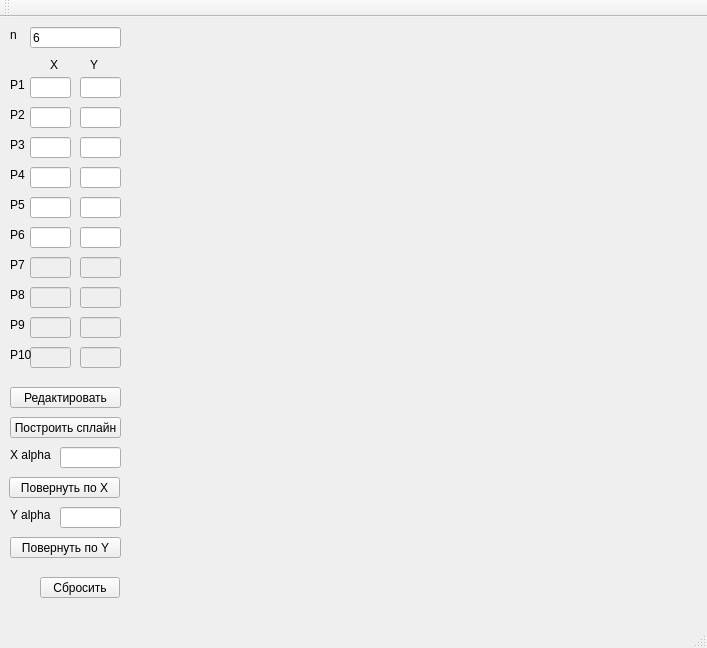
<?xml version="1.0" encoding="UTF-8"?>
<ui version="4.0">
 <class>MainWindow</class>
 <widget class="QMainWindow" name="MainWindow">
  <property name="geometry">
   <rect>
    <x>0</x>
    <y>0</y>
    <width>707</width>
    <height>648</height>
   </rect>
  </property>
  <property name="windowTitle">
   <string>MainWindow</string>
  </property>
  <widget class="QWidget" name="centralWidget">
   <widget class="QLabel" name="label_2">
    <property name="geometry">
     <rect>
      <x>10</x>
      <y>90</y>
      <width>16</width>
      <height>16</height>
     </rect>
    </property>
    <property name="text">
     <string>P2</string>
    </property>
   </widget>
   <widget class="QLabel" name="label_3">
    <property name="geometry">
     <rect>
      <x>10</x>
      <y>120</y>
      <width>16</width>
      <height>16</height>
     </rect>
    </property>
    <property name="text">
     <string>P3</string>
    </property>
   </widget>
   <widget class="QLabel" name="label_4">
    <property name="geometry">
     <rect>
      <x>10</x>
      <y>150</y>
      <width>16</width>
      <height>16</height>
     </rect>
    </property>
    <property name="text">
     <string>P4</string>
    </property>
   </widget>
   <widget class="QLabel" name="label_5">
    <property name="geometry">
     <rect>
      <x>10</x>
      <y>180</y>
      <width>16</width>
      <height>16</height>
     </rect>
    </property>
    <property name="text">
     <string>P5</string>
    </property>
   </widget>
   <widget class="QLabel" name="label_6">
    <property name="geometry">
     <rect>
      <x>10</x>
      <y>210</y>
      <width>16</width>
      <height>16</height>
     </rect>
    </property>
    <property name="text">
     <string>P6</string>
    </property>
   </widget>
   <widget class="QLabel" name="label">
    <property name="geometry">
     <rect>
      <x>10</x>
      <y>60</y>
      <width>16</width>
      <height>16</height>
     </rect>
    </property>
    <property name="text">
     <string>P1</string>
    </property>
   </widget>
   <widget class="QLineEdit" name="p1x">
    <property name="enabled">
     <bool>true</bool>
    </property>
    <property name="geometry">
     <rect>
      <x>30</x>
      <y>60</y>
      <width>41</width>
      <height>21</height>
     </rect>
    </property>
   </widget>
   <widget class="QLineEdit" name="p1y">
    <property name="geometry">
     <rect>
      <x>80</x>
      <y>60</y>
      <width>41</width>
      <height>21</height>
     </rect>
    </property>
   </widget>
   <widget class="QLineEdit" name="p2x">
    <property name="geometry">
     <rect>
      <x>30</x>
      <y>90</y>
      <width>41</width>
      <height>21</height>
     </rect>
    </property>
   </widget>
   <widget class="QLineEdit" name="p2y">
    <property name="geometry">
     <rect>
      <x>80</x>
      <y>90</y>
      <width>41</width>
      <height>21</height>
     </rect>
    </property>
   </widget>
   <widget class="QLineEdit" name="p3x">
    <property name="geometry">
     <rect>
      <x>30</x>
      <y>120</y>
      <width>41</width>
      <height>21</height>
     </rect>
    </property>
   </widget>
   <widget class="QLineEdit" name="p3y">
    <property name="geometry">
     <rect>
      <x>80</x>
      <y>120</y>
      <width>41</width>
      <height>21</height>
     </rect>
    </property>
   </widget>
   <widget class="QLineEdit" name="p4x">
    <property name="geometry">
     <rect>
      <x>30</x>
      <y>150</y>
      <width>41</width>
      <height>21</height>
     </rect>
    </property>
   </widget>
   <widget class="QLineEdit" name="p4y">
    <property name="geometry">
     <rect>
      <x>80</x>
      <y>150</y>
      <width>41</width>
      <height>21</height>
     </rect>
    </property>
   </widget>
   <widget class="QLineEdit" name="p5x">
    <property name="geometry">
     <rect>
      <x>30</x>
      <y>180</y>
      <width>41</width>
      <height>21</height>
     </rect>
    </property>
   </widget>
   <widget class="QLineEdit" name="p5y">
    <property name="geometry">
     <rect>
      <x>80</x>
      <y>180</y>
      <width>41</width>
      <height>21</height>
     </rect>
    </property>
   </widget>
   <widget class="QLineEdit" name="p6x">
    <property name="geometry">
     <rect>
      <x>30</x>
      <y>210</y>
      <width>41</width>
      <height>21</height>
     </rect>
    </property>
   </widget>
   <widget class="QLineEdit" name="p6y">
    <property name="geometry">
     <rect>
      <x>80</x>
      <y>210</y>
      <width>41</width>
      <height>21</height>
     </rect>
    </property>
   </widget>
   <widget class="QLabel" name="label_7">
    <property name="geometry">
     <rect>
      <x>50</x>
      <y>40</y>
      <width>16</width>
      <height>16</height>
     </rect>
    </property>
    <property name="text">
     <string>X</string>
    </property>
   </widget>
   <widget class="QLabel" name="label_8">
    <property name="geometry">
     <rect>
      <x>90</x>
      <y>40</y>
      <width>16</width>
      <height>16</height>
     </rect>
    </property>
    <property name="text">
     <string>Y</string>
    </property>
   </widget>
   <widget class="QLabel" name="label_9">
    <property name="geometry">
     <rect>
      <x>10</x>
      <y>430</y>
      <width>41</width>
      <height>16</height>
     </rect>
    </property>
    <property name="text">
     <string>X alpha</string>
    </property>
   </widget>
   <widget class="QLabel" name="label_10">
    <property name="geometry">
     <rect>
      <x>10</x>
      <y>490</y>
      <width>41</width>
      <height>16</height>
     </rect>
    </property>
    <property name="text">
     <string>Y alpha</string>
    </property>
   </widget>
   <widget class="QLineEdit" name="xalpha">
    <property name="geometry">
     <rect>
      <x>60</x>
      <y>430</y>
      <width>61</width>
      <height>21</height>
     </rect>
    </property>
   </widget>
   <widget class="QLineEdit" name="yalpha">
    <property name="geometry">
     <rect>
      <x>60</x>
      <y>490</y>
      <width>61</width>
      <height>21</height>
     </rect>
    </property>
   </widget>
   <widget class="QPushButton" name="reset">
    <property name="geometry">
     <rect>
      <x>40</x>
      <y>560</y>
      <width>80</width>
      <height>21</height>
     </rect>
    </property>
    <property name="text">
     <string>Сбросить</string>
    </property>
   </widget>
   <widget class="QPushButton" name="createGraph">
    <property name="geometry">
     <rect>
      <x>10</x>
      <y>400</y>
      <width>111</width>
      <height>21</height>
     </rect>
    </property>
    <property name="text">
     <string>Построить сплайн</string>
    </property>
   </widget>
   <widget class="QLineEdit" name="p7y">
    <property name="enabled">
     <bool>false</bool>
    </property>
    <property name="geometry">
     <rect>
      <x>80</x>
      <y>240</y>
      <width>41</width>
      <height>21</height>
     </rect>
    </property>
   </widget>
   <widget class="QLineEdit" name="p8y">
    <property name="enabled">
     <bool>false</bool>
    </property>
    <property name="geometry">
     <rect>
      <x>80</x>
      <y>270</y>
      <width>41</width>
      <height>21</height>
     </rect>
    </property>
   </widget>
   <widget class="QLabel" name="label_11">
    <property name="geometry">
     <rect>
      <x>10</x>
      <y>300</y>
      <width>16</width>
      <height>16</height>
     </rect>
    </property>
    <property name="text">
     <string>P9</string>
    </property>
   </widget>
   <widget class="QLineEdit" name="p8x">
    <property name="enabled">
     <bool>false</bool>
    </property>
    <property name="geometry">
     <rect>
      <x>30</x>
      <y>270</y>
      <width>41</width>
      <height>21</height>
     </rect>
    </property>
   </widget>
   <widget class="QLineEdit" name="p9x">
    <property name="enabled">
     <bool>false</bool>
    </property>
    <property name="geometry">
     <rect>
      <x>30</x>
      <y>300</y>
      <width>41</width>
      <height>21</height>
     </rect>
    </property>
   </widget>
   <widget class="QLabel" name="label_12">
    <property name="geometry">
     <rect>
      <x>10</x>
      <y>270</y>
      <width>16</width>
      <height>16</height>
     </rect>
    </property>
    <property name="text">
     <string>P8</string>
    </property>
   </widget>
   <widget class="QLineEdit" name="p10x">
    <property name="enabled">
     <bool>false</bool>
    </property>
    <property name="geometry">
     <rect>
      <x>30</x>
      <y>330</y>
      <width>41</width>
      <height>21</height>
     </rect>
    </property>
   </widget>
   <widget class="QLabel" name="label_13">
    <property name="geometry">
     <rect>
      <x>10</x>
      <y>240</y>
      <width>16</width>
      <height>16</height>
     </rect>
    </property>
    <property name="text">
     <string>P7</string>
    </property>
   </widget>
   <widget class="QLineEdit" name="p9y">
    <property name="enabled">
     <bool>false</bool>
    </property>
    <property name="geometry">
     <rect>
      <x>80</x>
      <y>300</y>
      <width>41</width>
      <height>21</height>
     </rect>
    </property>
   </widget>
   <widget class="QLineEdit" name="p7x">
    <property name="enabled">
     <bool>false</bool>
    </property>
    <property name="geometry">
     <rect>
      <x>30</x>
      <y>240</y>
      <width>41</width>
      <height>21</height>
     </rect>
    </property>
   </widget>
   <widget class="QLineEdit" name="p10y">
    <property name="enabled">
     <bool>false</bool>
    </property>
    <property name="geometry">
     <rect>
      <x>80</x>
      <y>330</y>
      <width>41</width>
      <height>21</height>
     </rect>
    </property>
   </widget>
   <widget class="QLabel" name="label_14">
    <property name="geometry">
     <rect>
      <x>10</x>
      <y>330</y>
      <width>21</width>
      <height>16</height>
     </rect>
    </property>
    <property name="text">
     <string>P10</string>
    </property>
   </widget>
   <widget class="QLabel" name="label_15">
    <property name="geometry">
     <rect>
      <x>10</x>
      <y>10</y>
      <width>16</width>
      <height>16</height>
     </rect>
    </property>
    <property name="text">
     <string>n</string>
    </property>
   </widget>
   <widget class="QLineEdit" name="n">
    <property name="geometry">
     <rect>
      <x>30</x>
      <y>10</y>
      <width>91</width>
      <height>21</height>
     </rect>
    </property>
    <property name="text">
     <string>6</string>
    </property>
   </widget>
   <widget class="QPushButton" name="editDots">
    <property name="geometry">
     <rect>
      <x>10</x>
      <y>370</y>
      <width>111</width>
      <height>21</height>
     </rect>
    </property>
    <property name="text">
     <string>Редактировать</string>
    </property>
   </widget>
   <widget class="QPushButton" name="btnTurnX">
    <property name="geometry">
     <rect>
      <x>9</x>
      <y>460</y>
      <width>111</width>
      <height>21</height>
     </rect>
    </property>
    <property name="text">
     <string>Повернуть по X</string>
    </property>
   </widget>
   <widget class="QPushButton" name="btnTurnY">
    <property name="geometry">
     <rect>
      <x>10</x>
      <y>520</y>
      <width>111</width>
      <height>21</height>
     </rect>
    </property>
    <property name="text">
     <string>Повернуть по Y</string>
    </property>
   </widget>
  </widget>
  <widget class="QMenuBar" name="menuBar">
   <property name="geometry">
    <rect>
     <x>0</x>
     <y>0</y>
     <width>707</width>
     <height>20</height>
    </rect>
   </property>
  </widget>
  <widget class="QToolBar" name="mainToolBar">
   <attribute name="toolBarArea">
    <enum>TopToolBarArea</enum>
   </attribute>
   <attribute name="toolBarBreak">
    <bool>false</bool>
   </attribute>
  </widget>
  <widget class="QStatusBar" name="statusBar"/>
 </widget>
 <layoutdefault spacing="6" margin="11"/>
 <resources/>
 <connections/>
</ui>
